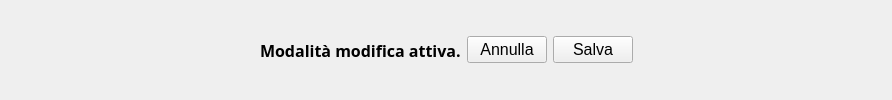
           <widget class="QWidget" name="confirmUnitaWidget" native="true">
            <layout class="QHBoxLayout" name="horizontalLayout">
             <item>
              <spacer name="horizontalSpacer_4">
               <property name="orientation">
                <enum>Qt::Horizontal</enum>
               </property>
               <property name="sizeHint" stdset="0">
                <size>
                 <width>249</width>
                 <height>20</height>
                </size>
               </property>
              </spacer>
             </item>
             <item>
              <widget class="QLabel" name="label_6">
               <property name="font">
                <font>
                 <family>ABeeZee</family>
                 <pointsize>12</pointsize>
                 <weight>75</weight>
                 <bold>true</bold>
                </font>
               </property>
               <property name="text">
                <string>Modalità modifica attiva.</string>
               </property>
              </widget>
             </item>
             <item>
              <widget class="QPushButton" name="editUnitaCancelButton">
               <property name="font">
                <font>
                 <pointsize>12</pointsize>
                </font>
               </property>
               <property name="text">
                <string>Annulla</string>
               </property>
               <property name="icon">
                <iconset resource="assets.qrc">
                 <normaloff>:/icons/dialog-cancel.svg</normaloff>:/icons/dialog-cancel.svg</iconset>
               </property>
              </widget>
             </item>
             <item>
              <widget class="QPushButton" name="editUnitaSaveButton">
               <property name="font">
                <font>
                 <pointsize>12</pointsize>
                </font>
               </property>
               <property name="text">
                <string>Salva</string>
               </property>
               <property name="icon">
                <iconset resource="assets.qrc">
                 <normaloff>:/icons/dialog-ok.svg</normaloff>:/icons/dialog-ok.svg</iconset>
               </property>
              </widget>
             </item>
             <item>
              <spacer name="horizontalSpacer_3">
               <property name="orientation">
                <enum>Qt::Horizontal</enum>
               </property>
               <property name="sizeHint" stdset="0">
                <size>
                 <width>248</width>
                 <height>20</height>
                </size>
               </property>
              </spacer>
             </item>
            </layout>
           </widget>
